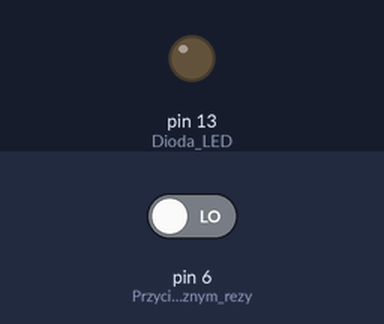
The sketch below on a simulated Arduino Uno, built with avr-gcc and run on an emulated ATmega328P. Parts: output pins drawn as LEDs (lit = HIGH). Inputs (shaded band) come from the test bench; at power-on: pin 6 (Przycisk_z_fizycznym_rezy) LOW.

Above: at 1.2 s.
1.3 s: pin 6 (Przycisk_z_fizycznym_rezy) driven HIGH
At 2.0 s:
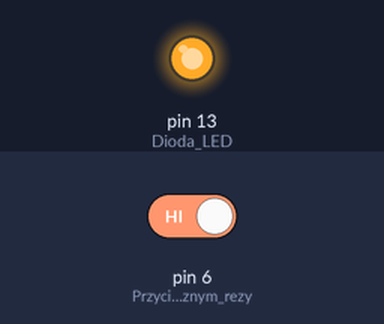
2.8 s: pin 6 (Przycisk_z_fizycznym_rezy) driven LOW
At 3.1 s:
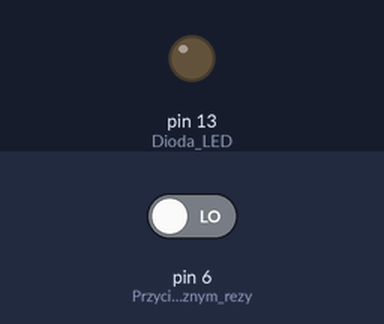
Timing chart, 0 to 5.8 s (numbered marks = the images above; inputs shaded):
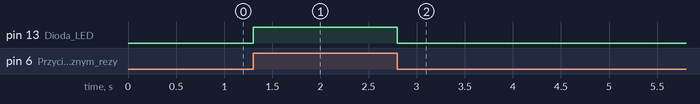

Measured:
- after the input at 1.3 s, pin 13 (Dioda_LED): LOW → HIGH at once
- after the input at 2.8 s, pin 13 (Dioda_LED): HIGH → LOW at once

The sketch:

przycisk_z_pullup.ino
```cpp
void setup()
{
  pinMode(13, OUTPUT);  // Dioda LED
  pinMode(6, INPUT);  // Przycisk z fizycznym rezystorem podciągającym
}


void loop()
{
  // Jeśli na pinie 6 jest stan wysoki HIGH (logiczne 1) to ...
  if (digitalRead(6) == 1)
  {
    digitalWrite(13, HIGH);
  }
  // W przeciwnym razie
  else
  {
    digitalWrite(13, LOW);
   }
}
```
